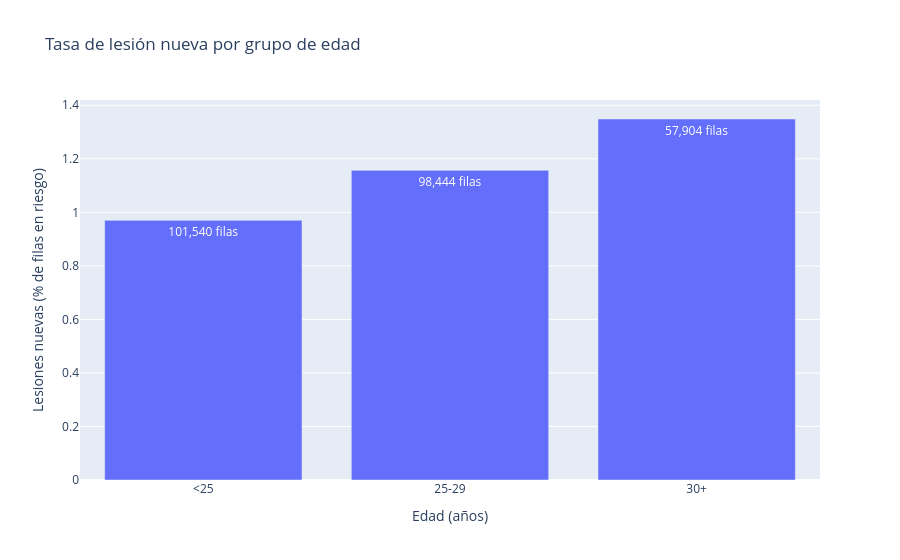

Notebook cell for this chart:
### Markdown cell above
**Lectura:** el riesgo de lesión nueva crece mes a mes durante la temporada regular: pasa del 0,51 % en octubre al 1,45 % en marzo y al 1,46 % en abril, casi el triple. A medida que se acumulan partidos, los jugadores se lesionan más. Es una primera pista a favor de H1 (la carga acumulada aumenta el riesgo de lesión).

Pero no basta para demostrar H1: en marzo no solo hay más carga acumulada, también hay otras cosas distintas a octubre (equipos que ya no se juegan nada, viajes, etc.). La prueba directa de H1 es comparar el riesgo según la carga de los últimos 14 días de cada jugador, que hago en el apartado 4.

**La caída de mayo y junio** se debe a los playoffs, que son casi los únicos partidos de esos meses. En playoffs la tasa es mucho más baja (0,28 %) que en temporada regular (1,20 %). Puede tener varias causas que no puedo separar con estos datos: en playoffs los jugadores juegan con molestias que en temporada regular les harían descansar, solo juegan los mejores equipos, y muchos lesionados ya venían de antes (no son lesiones nuevas).

**Qué supone para el modelo:**
- El tipo de partido influye en el riesgo, así que en el apartado 4 añadiré una feature que diga si el partido es de playoffs. Se sabe antes del partido, así que no hay fuga de información.
- El modelo aprende sobre todo de la temporada regular (238.661 de las 257.888 filas). Sus predicciones en playoffs serán menos fiables, y es una limitación que el cuerpo técnico debe conocer, porque los playoffs son justo donde más importa tener a los jugadores sanos.

### Code cell
#Tasa de lesión nueva por grupo de edad
age_rate = model_rows.groupby("grupo_edad", observed=True)["lesion_nueva"].agg(["mean", "size"]).reset_index()
age_rate.columns = ["grupo_edad", "injury_rate", "rows"]
age_rate["injury_rate"] = age_rate["injury_rate"] * 100

fig = px.bar(
    age_rate, x="grupo_edad", y="injury_rate", text="rows",
    title="Tasa de lesión nueva por grupo de edad",
    labels={"grupo_edad": "Edad (años)", "injury_rate": "Lesiones nuevas (% de filas en riesgo)"},
)
fig.update_traces(texttemplate="%{text:,} filas")
fig.show()

### Figure 1 — Plotly figure (JSON) as saved in the notebook; plotly's stock layout.template omitted (floating-point values rounded to 4 significant figures)
{"data": [{"hovertemplate": "Edad (años)=%{x}<br>Lesiones nuevas (% de filas en riesgo)=%{y}<br>rows=%{text}<extra></extra>", "legendgroup": "", "marker": {"color": "#636efa", "pattern": {"shape": ""}}, "name": "", "orientation": "v", "showlegend": false, "text": [101500.0, 98440.0, 57900.0], "textposition": "auto", "texttemplate": "%{text:,} filas", "type": "bar", "x": ["<25", "25-29", "30+"], "xaxis": "x", "y": [0.9701, 1.157, 1.349], "yaxis": "y"}], "layout": {"barmode": "relative", "legend": {"tracegroupgap": 0}, "title": {"text": "Tasa de lesión nueva por grupo de edad"}, "xaxis": {"anchor": "y", "domain": [0, 1], "title": {"text": "Edad (años)"}}, "yaxis": {"anchor": "x", "domain": [0, 1], "title": {"text": "Lesiones nuevas (% de filas en riesgo)"}}}}
